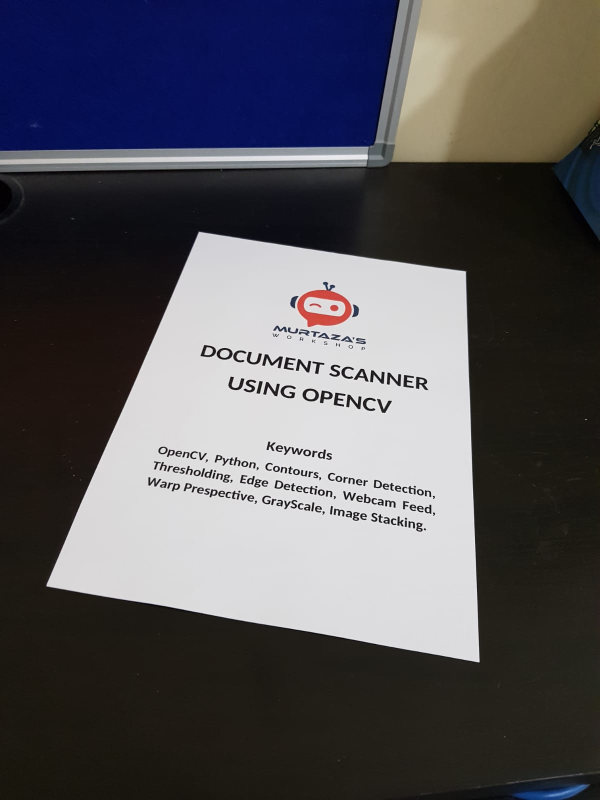
#> input picture data/images_opencv/1.jpg, 1200 x 1600 px, given in place of the camera (shown at 1/2 size)
$ python color_tracker.py
#> lines starting #> are read from the running program, lines starting #| are printed output that depends on the picture
### lib/computer_vision/utils_opencv.py
import cv2
import numpy as np
import copy


def stackImages(_imgList, cols, scale):
    """
    Stack Images together to display in a single window
    :param _imgList: list of images to stack like  imgList = [img, img, imgGray, img, imgGray]
    :param cols: the num of img in a row
    :param scale: bigger~1+ ans smaller~1-
    :return: Stacked Image
    """
    imgList = copy.deepcopy(_imgList)

    # make the array full by adding blank img, otherwise the openCV can't work
    totalImages = len(imgList)
    rows = totalImages // cols if totalImages // cols * cols == totalImages else totalImages // cols + 1
    blankImages = cols * rows - totalImages

    width = imgList[0].shape[1]
    height = imgList[0].shape[0]
    imgBlank = np.zeros((height, width, 3), np.uint8)
    imgList.extend([imgBlank] * blankImages)

    # resize the images
    for i in range(cols * rows):
        imgList[i] = cv2.resize(imgList[i], (0, 0), None, scale, scale)
        if len(imgList[i].shape) == 2:
            imgList[i] = cv2.cvtColor(imgList[i], cv2.COLOR_GRAY2BGR)

    # put the images in a board
    hor = [imgBlank] * rows
    for y in range(rows):
        line = []
        for x in range(cols):
            line.append(imgList[y * cols + x])
        hor[y] = np.hstack(line)
    ver = np.vstack(hor)
    return ver


# [125 lines left out: functions cornerRect, findContours, overlayPNG, rotateImage, putTextRect, not called in this run]

### projects/computer_vision/color_tracker.py
import cv2
import sys
import numpy as np
sys.path.append("/home/magody/programming/python/data_science/lib/computer_vision")
from utils_opencv import stackImages  # type: ignore

def empty(a):
   pass

h_min = 72
s_min = 63
v_min = 194
h_max = 87
s_max = 135
v_max = 255

cv2.namedWindow("TrackBars")
cv2.resizeWindow("TrackBars",640,240)
cv2.createTrackbar("Hue Min","TrackBars",h_min,179,empty)
cv2.createTrackbar("Hue Max","TrackBars",h_max,179,empty)
cv2.createTrackbar("Sat Min","TrackBars",s_min,255,empty)
cv2.createTrackbar("Sat Max","TrackBars",s_max,255,empty)
cv2.createTrackbar("Val Min","TrackBars",v_min,255,empty)
cv2.createTrackbar("Val Max","TrackBars",v_max,255,empty)

cap = cv2.VideoCapture(0)
cap.set(3, 800)
cap.set(4, 600)

while True:
    success, img = cap.read()
#> img is the input picture: shape (1600, 1200, 3); mean B, G, R 89.7, 85.2, 86.8
    img = cv2.flip(img, 1)
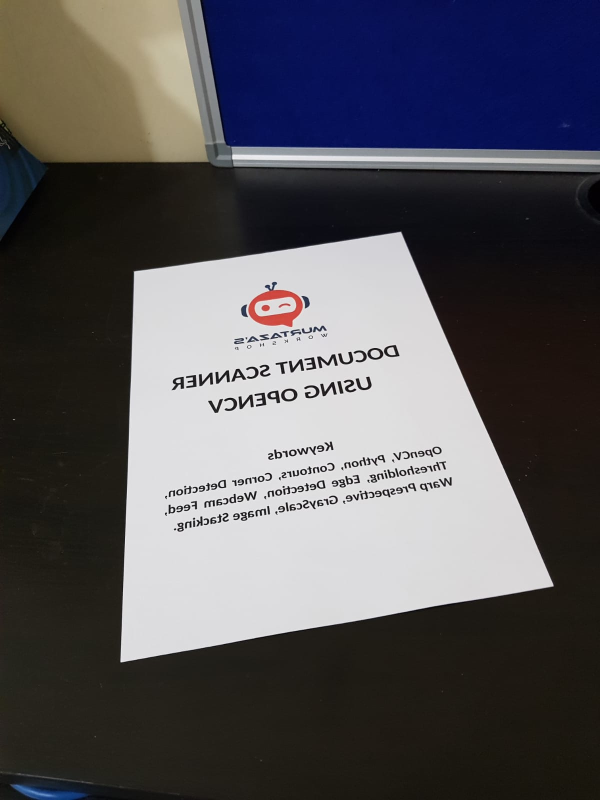
#> img: shape (1600, 1200, 3) (shown at 1/2 size); mean B, G, R 89.7, 85.2, 86.8
    if not success:
        continue
    imgHSV = cv2.cvtColor(img,cv2.COLOR_BGR2HSV)
#> imgHSV: shape (1600, 1200, 3); mean H, S, V 64.3, 77.4, 97.1

    h_min = cv2.getTrackbarPos("Hue Min","TrackBars")
    h_max = cv2.getTrackbarPos("Hue Max", "TrackBars")
    s_min = cv2.getTrackbarPos("Sat Min", "TrackBars")
    s_max = cv2.getTrackbarPos("Sat Max", "TrackBars")
    v_min = cv2.getTrackbarPos("Val Min", "TrackBars")
    v_max = cv2.getTrackbarPos("Val Max", "TrackBars")
    print(f"{h_min},{s_min},{v_min},{h_max},{s_max},{v_max}")
    lower = np.array([h_min,s_min,v_min])
    upper = np.array([h_max,s_max,v_max])
    mask = cv2.inRange(imgHSV,lower,upper)
#> mask: shape (1600, 1200); every value is 0
    imgResult = cv2.bitwise_and(img,img,mask=mask)
#> imgResult: shape (1600, 1200, 3); every value is 0
    # [4 lines of commented-out code are left out]
    imgStack = stackImages([img,imgHSV,mask,imgResult], 2, 0.6)
#> in stackImages, `imgList = copy.deepcopy(_imgList)`: imgList = 4 items
#> in stackImages, `totalImages = len(imgList)`: totalImages = 4
#> in stackImages, `rows = totalImages // cols if totalImages // cols * cols == totalImage..`: rows = 2
#> in stackImages, `blankImages = cols * rows - totalImages`: blankImages = 0
#> in stackImages, `hor = [imgBlank] * rows`: hor = 2 items
#> in stackImages, `ver = np.vstack(hor)`:
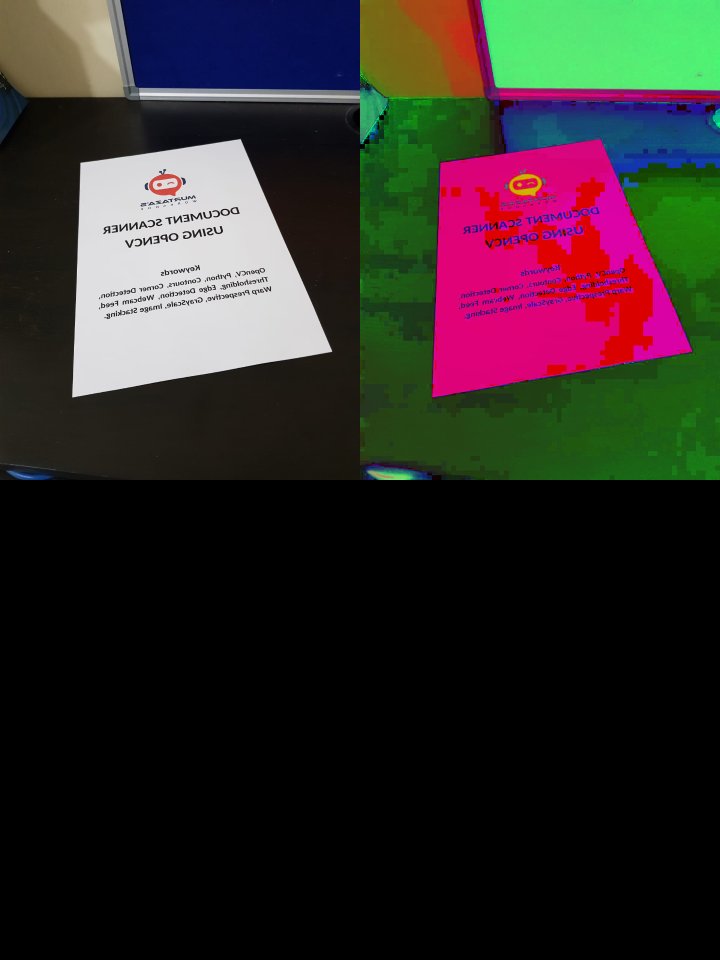
#> ver: shape (1920, 1440, 3) (shown at 1/2 size); mean of channels 0, 1, 2 38.5, 40.6, 46; drawn as B, G, R
    cv2.imshow("Stacked Images", imgStack)
    cv2.waitKey(1)
